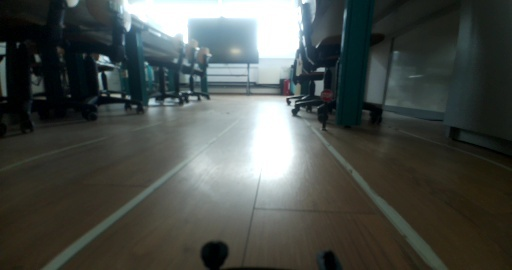
#> input picture data/000012_1769861631636_serial.jpg, 512 x 270 px; its folder holds only this picture in this run
$ jupyter execute glare_remv.ipynb   (shell and % lines are left out)
#> lines starting #> are read from the running program, lines starting #| are printed output that depends on the picture; after the words box and inside, x2 and y2 are one past the last pixel; in counts of white or black regions, pixels touching at a corner belong together
[cell 1]
import cv2
import numpy as np
import matplotlib.pyplot as plt
import glob
import os

# Konfiguration Interessensgebiet (ROI) und BEV
DATA_DIR      = "data/"
ROI_TL        = (0.38, 0.54)
ROI_TR        = (0.62, 0.54)
ROI_BR        = (1.00, 1.00)
ROI_BL        = (0.0001, 1.00)
BEV_W, BEV_H  = 400, 520

# Filterparameter
BLUR_KSIZE    = (5, 5)
TOPHAT_WIDTH  = 41
LANE_THRESH   = 20

# Parameter des Gleitfensters
N_WINDOWS     = 9
MARGIN        = 40
MINPIX        = 30

def process_image(img_path):
#> called with img_path = 'data/000012_1769861631636_serial.jpg'
    img = cv2.imread(img_path, cv2.IMREAD_GRAYSCALE)
#> img: shape (270, 512); min 0, max 255, mean 76.4
    if img is None:
        print(f"Error loading {img_path}")
        return

    h, w = img.shape
#> h = 270; w = 512

    # 1. Perspektivverzerrung
    src_pts = np.float32([
        [ROI_TL[0]*w, ROI_TL[1]*h],
        [ROI_TR[0]*w, ROI_TR[1]*h],
        [ROI_BR[0]*w, ROI_BR[1]*h],
        [ROI_BL[0]*w, ROI_BL[1]*h],
    ])
    dst_pts = np.float32([
        [0,      0     ],
        [BEV_W,  0     ],
        [BEV_W,  BEV_H ],
        [0,      BEV_H ],
    ])

    M = cv2.getPerspectiveTransform(src_pts, dst_pts)
    Minv = cv2.getPerspectiveTransform(dst_pts, src_pts)

    bev_raw = cv2.warpPerspective(img, M, (BEV_W, BEV_H))
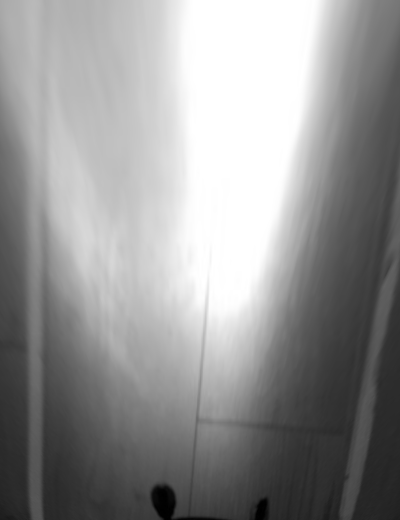
#> bev_raw: shape (520, 400); min 0, max 255, mean 148.5

    roi_vis = cv2.cvtColor(img, cv2.COLOR_GRAY2BGR)
    pts_i = src_pts.astype(np.int32).reshape((-1,1,2))
    cv2.polylines(roi_vis, [pts_i], True, (0, 210, 255), 2)
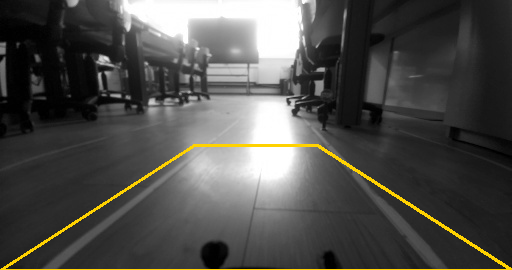
#> roi_vis: shape (270, 512, 3); mean B, G, R 75.1, 78.7, 79.4

    # 2. Asymmetrischer Zylinder
    bev_blur = cv2.GaussianBlur(bev_raw, BLUR_KSIZE, 0)
    kernel_1d = cv2.getStructuringElement(cv2.MORPH_RECT, (TOPHAT_WIDTH, 1))
    bev_tophat = cv2.morphologyEx(bev_blur, cv2.MORPH_TOPHAT, kernel_1d)
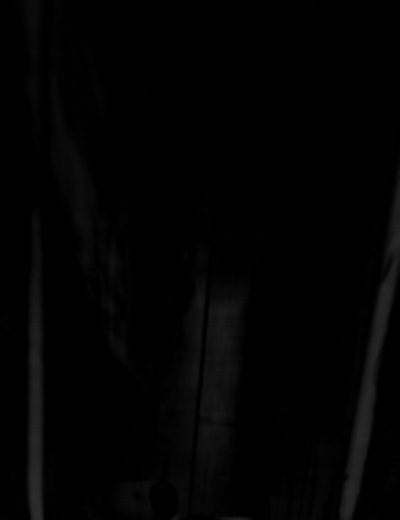
#> bev_tophat: shape (520, 400); min 0, max 43, mean 2.5
    _, bev_binary = cv2.threshold(bev_tophat, LANE_THRESH, 255, cv2.THRESH_BINARY)
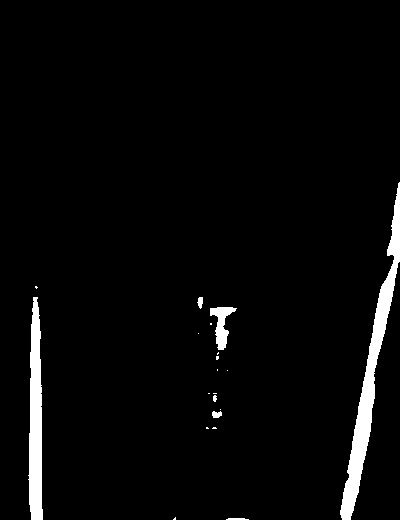
#> bev_binary: shape (520, 400); 3.4% white; 20 white regions (13 under 20 px), largest, box (x1, y1, x2, y2) and area: (340, 182, 400, 520) 3882, (28, 297, 43, 520) 2467, (210, 307, 237, 350) 515

    # 3. Schiebefenster
    histogram = np.sum(bev_binary[bev_binary.shape[0]//2:, :], axis=0)
#> histogram = 400 values, max 57630 at index 36, min 0 at index 0, mean 4167.3
    midpoint = int(histogram.shape[0]//2)
#> midpoint = 200
    leftx_base = np.argmax(histogram[:midpoint])
#> leftx_base = 36
    rightx_base = np.argmax(histogram[midpoint:]) + midpoint
#> rightx_base = 369

    window_height = int(bev_binary.shape[0]//N_WINDOWS)
#> window_height = 57
    nonzero = bev_binary.nonzero()
#> nonzero = 7086 positions, rows 182 to 519, columns 28 to 399
    nonzeroy = np.array(nonzero[0])
#> nonzeroy = 7086 values from 182 to 519
    nonzerox = np.array(nonzero[1])
#> nonzerox = 7086 values, max 399 at index 0, min 28 at index 5868, mean 238.2

    leftx_current = leftx_base
#> leftx_current = 36
    rightx_current = rightx_base
#> rightx_current = 369

    left_lane_inds = []
    right_lane_inds = []

    # Erstelle ein RGB-Bild zur Visualisierung
    out_img = np.dstack((bev_binary, bev_binary, bev_binary))

    for window in range(N_WINDOWS):
        win_y_low = bev_binary.shape[0] - (window+1)*window_height
        win_y_high = bev_binary.shape[0] - window*window_height
        win_xleft_low = leftx_current - MARGIN
        win_xleft_high = leftx_current + MARGIN
        win_xright_low = rightx_current - MARGIN
        win_xright_high = rightx_current + MARGIN

        cv2.rectangle(out_img,(win_xleft_low,win_y_low),(win_xleft_high,win_y_high),(0,255,0), 2)
        cv2.rectangle(out_img,(win_xright_low,win_y_low),(win_xright_high,win_y_high),(0,255,0), 2)

        good_left_inds = ((nonzeroy >= win_y_low) & (nonzeroy < win_y_high) &
        (nonzerox >= win_xleft_low) &  (nonzerox < win_xleft_high)).nonzero()[0]
        good_right_inds = ((nonzeroy >= win_y_low) & (nonzeroy < win_y_high) &
        (nonzerox >= win_xright_low) &  (nonzerox < win_xright_high)).nonzero()[0]

        left_lane_inds.append(good_left_inds)
        right_lane_inds.append(good_right_inds)

        if len(good_left_inds) > MINPIX:
            leftx_current = int(np.mean(nonzerox[good_left_inds]))
        if len(good_right_inds) > MINPIX:
            rightx_current = int(np.mean(nonzerox[good_right_inds]))
#> this loop made 9 passes
#> (win_xleft_low, win_xleft_high, win_xright_low, win_xright_high, good_left_inds, rightx_current) on pass 5: (-5, 75, 340, 420, [767, 768, 782, 783, 784, 798], 391)
#> (win_xleft_low, win_xleft_high, win_xright_low, win_xright_high, rightx_current) on passes 1, 2, 3, 4, 6: (-4, 76, 329, 409, 350), (-5, 75, 310, 390, 361), (-5, 75, 321, 401, 369), (-5, 75, 329, 409, 380), (-5, 75, 351, 431, 396)
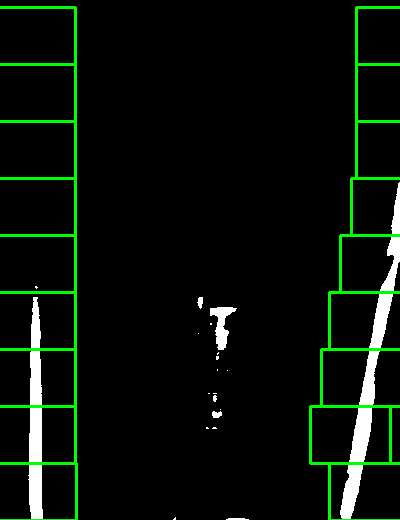
#> out_img: shape (520, 400, 3); mean of channels 0, 1, 2 8.3, 16.9, 8.3; drawn as B, G, R
#> after the loop, left_lane_inds = 9 items; right_lane_inds = 9 items

    left_lane_inds = np.concatenate(left_lane_inds)
#> left_lane_inds = 2473 values, max 7050 at index 730, min 767 at index 2467, mean 4322.2
    right_lane_inds = np.concatenate(right_lane_inds)
#> right_lane_inds = 3882 values, max 7085 at index 770, min 0 at index 3588, mean 3263.2

    leftx = nonzerox[left_lane_inds]
#> leftx = 2473 values, max 42 at index 608, min 28 at index 156, mean 35.22
    lefty = nonzeroy[left_lane_inds]
#> lefty = 2473 values, max 519 at index 719, min 286 at index 2467, mean 419
    rightx = nonzerox[right_lane_inds]
#> rightx = 3882 values, max 399 at index 3042, min 340 at index 658, mean 371.1
    righty = nonzeroy[right_lane_inds]
#> righty = 3882 values, max 519 at index 762, min 182 at index 3588, mean 373.4

    out_img[lefty, leftx] = [255, 0, 0]
    out_img[righty, rightx] = [0, 0, 255]
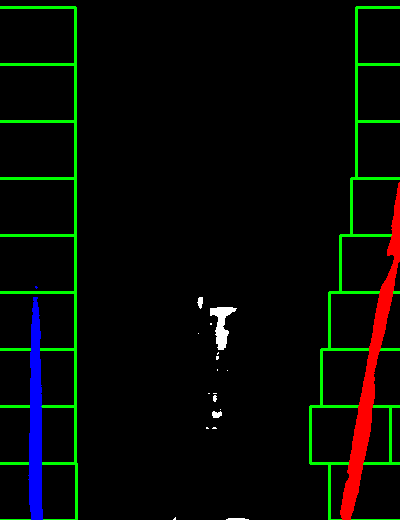
#> out_img: shape (520, 400, 3); mean of channels 0, 1, 2 3.9, 9.2, 5.7; drawn as B, G, R

    try:
        left_fit = np.polyfit(lefty, leftx, 2)
#> left_fit = [1.87e-05, -0.0145, 37.95]
        right_fit = np.polyfit(righty, rightx, 2)
#> right_fit = [-4.2e-05, -0.142, 430.4]
        polyfit_success = True
    except TypeError:
        polyfit_success = False

    # 4. Zurückziehen und zurückspulen
    final = cv2.cvtColor(img, cv2.COLOR_GRAY2BGR)

    if polyfit_success:
        ploty = np.linspace(0, bev_binary.shape[0]-1, bev_binary.shape[0])
#> ploty = 520 values from 0 to 519
        left_fitx = left_fit[0]*ploty**2 + left_fit[1]*ploty + left_fit[2]
#> left_fitx = 520 values, max 37.95 at index 0, min 35.14 at index 388, mean 35.87
        right_fitx = right_fit[0]*ploty**2 + right_fit[1]*ploty + right_fit[2]
#> right_fitx = 520 values, max 430.4 at index 0, min 345.3 at index 519, mean 389.7

        color_warp = np.zeros_like(out_img).astype(np.uint8)
        pts_left = np.array([np.transpose(np.vstack([left_fitx, ploty]))])
#> pts_left = 520 pairs, first value 35.14 to 37.95, second value 0 to 519
        pts_right = np.array([np.flipud(np.transpose(np.vstack([right_fitx, ploty])))])
#> pts_right = 520 pairs, first value 345.3 to 430.4, second value 0 to 519
        pts = np.hstack((pts_left, pts_right))
#> pts = 1040 pairs, first value 35.14 to 430.4, second value 0 to 519

        cv2.fillPoly(color_warp, np.int_([pts]), (0, 255, 0))
        cv2.polylines(color_warp, np.int_([pts_left]), False, (255, 0, 0), 10)
        cv2.polylines(color_warp, np.int_([pts_right]), False, (0, 0, 255), 10)
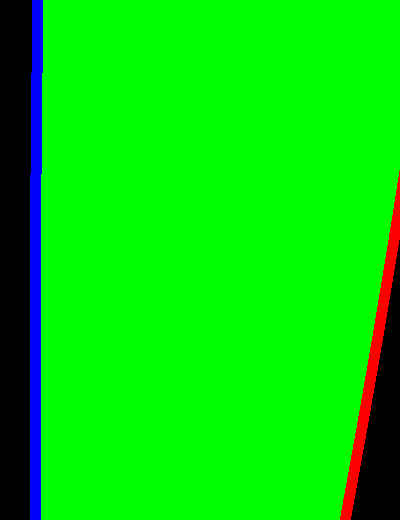
#> color_warp: shape (520, 400, 3); mean of channels 0, 1, 2 7, 215.9, 4.3; drawn as B, G, R

        newwarp = cv2.warpPerspective(color_warp, Minv, (w, h))
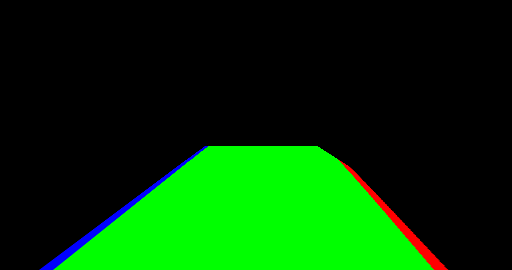
#> newwarp: shape (270, 512, 3); mean of channels 0, 1, 2 2, 57.1, 1.9; drawn as B, G, R
        final = cv2.addWeighted(final, 1, newwarp, 0.3, 0)
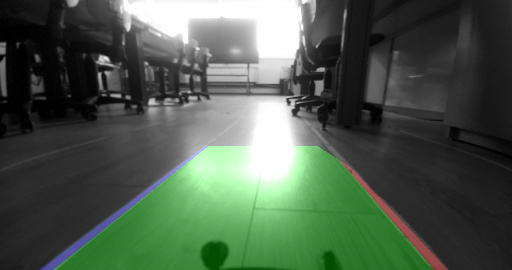
#> final: shape (270, 512, 3); mean B, G, R 77, 92.3, 77

    # 5. Visualisierungseinrichtung
    fig, axs = plt.subplots(2, 3, figsize=(18, 10))
    fig.suptitle(f"Processing: {os.path.basename(img_path)}", fontsize=16, fontweight='bold')

    axs[0, 0].imshow(roi_vis[..., ::-1])
    axs[0, 0].set_title("1. Original Image + ROI")

    axs[0, 1].imshow(bev_raw, cmap='gray')
    axs[0, 1].set_title("2. BEV Raw View")

    axs[0, 2].imshow(bev_tophat, cmap='gray')
    axs[0, 2].set_title("3. 1D Top-Hat Result")

    axs[1, 0].imshow(bev_binary, cmap='gray')
    axs[1, 0].set_title("4. Binary Threshold")

    axs[1, 1].imshow(out_img[..., ::-1])
    axs[1, 1].set_title("5. Sliding Window Detection")

    axs[1, 2].imshow(final[..., ::-1])
    axs[1, 2].set_title("6. Final Output")

    for ax in axs.flatten():
        ax.axis('off')

    plt.tight_layout()
    plt.show()
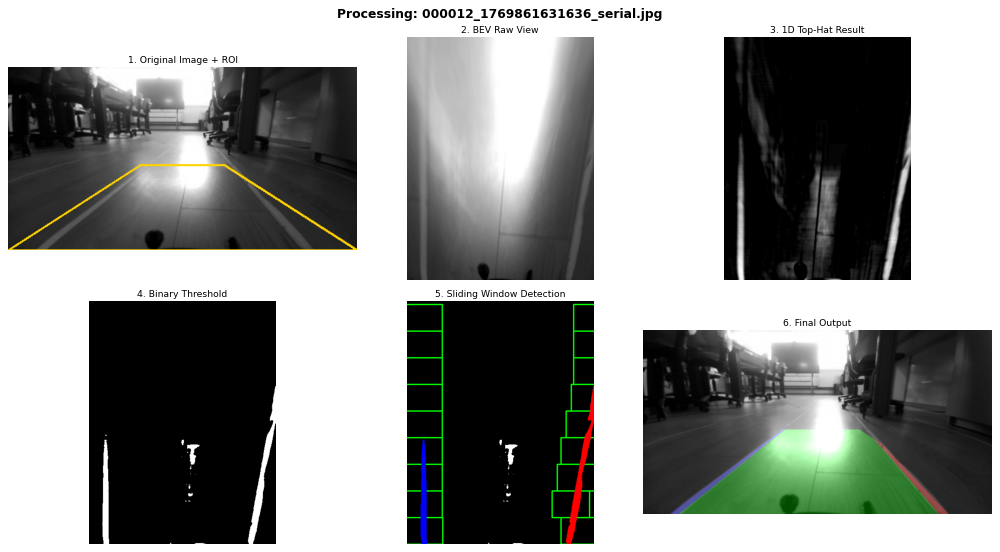
#> figure drawn by matplotlib, 6 panels


image_paths = glob.glob(os.path.join(DATA_DIR, "*.jpg"))

if not image_paths:
    print(f"Nein, nein, fügen Sie Bilder hinzu, wenn Sie Ergebnisse erzielen wollen.")
else:
    for path in sorted(image_paths):
        process_image(path)

$ run again, on data/000037_1769866754728_serial.jpg
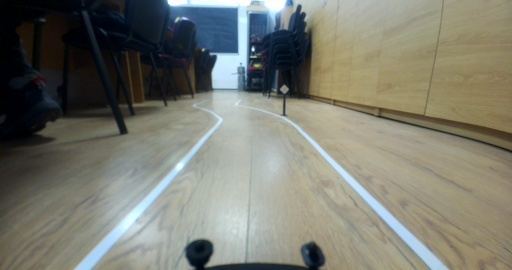
#> input picture data/000037_1769866754728_serial.jpg, 512 x 270 px
#> bev_binary: shape (520, 400); 9.9% white; 26 white regions (16 under 20 px), largest, box (x1, y1, x2, y2) and area: (0, 0, 78, 520) 9807, (338, 0, 400, 520) 8761, (159, 440, 190, 518) 1254
#> histogram = 400 values, max 49470 at index 48, min 0 at index 0, mean 7152.1
#> leftx_base = 48
#> rightx_base = 356
#> nonzero = 20681 positions, rows 0 to 519, columns 0 to 399
#> in process_image, `leftx_current = leftx_base`: leftx_current = 48
#> in process_image, `rightx_current = rightx_base`: rightx_current = 356
#> the loop in process_image, `for window in range(N_WINDOWS):` made 9 passes
#> (win_xleft_low, win_xleft_high, win_xright_low, win_xright_high, leftx_current, rightx_current) on passes 1 to 8: (8, 88, 316, 396, 64, 352), (24, 104, 312, 392, 58, 352), (18, 98, 312, 392, 49, 355), (9, 89, 315, 395, 44, 363), (4, 84, 323, 403, 38, 369), (-2, 78, 329, 409, 30, 374), (-10, 70, 334, 414, 24, 380), (-16, 64, 340, 420, 18, 385)
#> after the loop in process_image, `for window in range(N_WINDOWS):`:
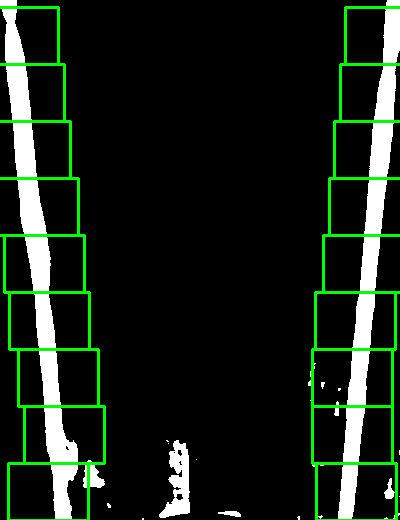
#> out_img: shape (520, 400, 3); mean of channels 0, 1, 2 23.9, 34.6, 23.9; drawn as B, G, R
#> after the loop in process_image, `for window in range(N_WINDOWS):`: left_lane_inds = 9 items
#> in process_image, `left_lane_inds = np.concatenate(left_lane_inds)`: left_lane_inds = 9797 values, max 20655 at index 1138, min 215 at index 8948, mean 9743
#> in process_image, `right_lane_inds = np.concatenate(right_lane_inds)`: right_lane_inds = 8944 values, max 20680 at index 1033, min 232 at index 8067, mean 9691.4
#> leftx = 9797 values, max 92 at index 2422, min 0 at index 8948, mean 38.48
#> lefty = 9797 values, max 519 at index 1122, min 7 at index 8948, mean 269.1
#> rightx = 8944 values, max 399 at index 8080, min 312 at index 2302, mean 369.1
#> righty = 8944 values, max 519 at index 1013, min 7 at index 8067, mean 267
#> left_fit = [9.02e-06, 0.111, 7.88]
#> right_fit = [5.97e-05, -0.124, 396.8]
#> left_fitx = 520 values from 7.88 to 67.7
#> right_fitx = 520 values, max 396.8 at index 0, min 348.4 at index 519, mean 369.9
#> pts_left = 520 pairs, first value 7.88 to 67.7, second value 0 to 519
#> pts_right = 520 pairs, first value 348.4 to 396.8, second value 0 to 519
#> pts = 1040 pairs, first value 7.88 to 396.8, second value 0 to 519
#> in process_image, `final = cv2.addWeighted(final, 1, newwarp, 0.3, 0)`:
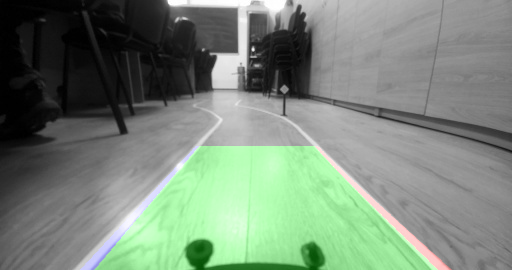
#> final: shape (270, 512, 3); mean B, G, R 121.4, 136, 121.4
